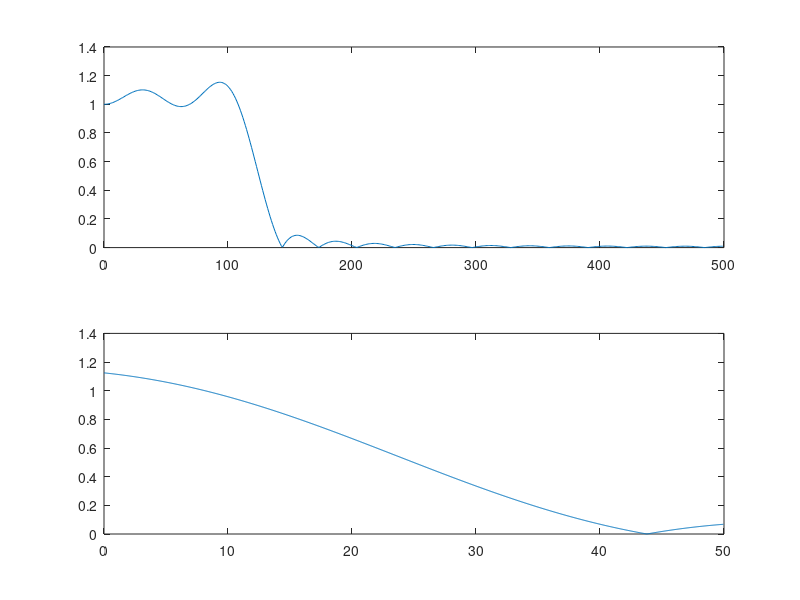

The MATLAB script that drew this image:
figure(21)
clf(21)

h=fir1(30,125/500,boxcar(31));

Fs=1000;f1=100;f2=150;
m=1024;
w=exp(-1i*2*pi*(f2-f1)/(m*Fs));
a=exp(1i*2*pi*f1/Fs);

y=fft(h,1000);
z=czt(h,m,w,a);

fy=(0:length(y)-1)'*1000/length(y);
fz=(0:length(z)-1)'*(f2-f1)/length(z);
subplot(211)
plot(fy(1:500),abs(y(1:500)))
subplot(212)
plot(fz,abs(z))